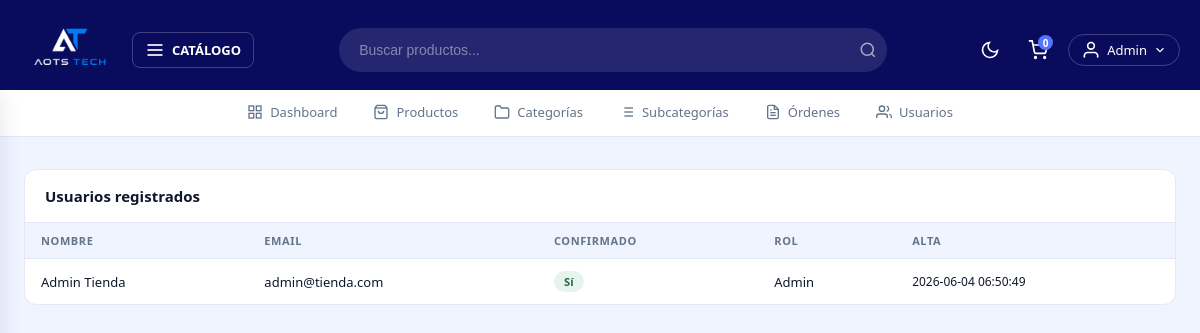
Screenshot of /admin/usuarios (signed in) with the database file from the repository.
### tables this page shows
CREATE TABLE usuarios (
    id          INT AUTO_INCREMENT PRIMARY KEY,
    nombre      VARCHAR(60)  NOT NULL,
    apellido    VARCHAR(60)  NOT NULL,
    email       VARCHAR(100) NOT NULL UNIQUE,
    password    VARCHAR(255) NOT NULL,
    token       VARCHAR(40)  DEFAULT '',
    confirmado  TINYINT(1)   NOT NULL DEFAULT 0,
    admin       TINYINT(1)   NOT NULL DEFAULT 0,
    creado_en   TIMESTAMP    DEFAULT CURRENT_TIMESTAMP
);

### controllers/AdminController.php (called while the page is built, shortened)
<?php
class AdminController {
    public static function usuarios(Router $router) {
        $usuarios = Usuario::all('ASC');
        $router->render('admin/usuarios/index', [
            'titulo'   => 'Usuarios',
            'usuarios' => $usuarios
        ]);
    }
}

### public/index.php (called while the page is built, shortened)
<?php
require_once __DIR__ . '/../includes/app.php';
$router = new Router();
$router->get('/',         [PaginasController::class, 'index']);
$router->get('/sobre',    [PaginasController::class, 'sobre']);
$router->get('/contacto', [PaginasController::class, 'contacto']);
$router->get('/garantia', [PaginasController::class, 'garantia']);
$router->post('/contacto',[PaginasController::class, 'contacto']);
$router->get('/404',      [PaginasController::class, 'error']);
$router->get('/producto', [PaginasController::class, 'producto']);
$router->get('/categoria-producto/categoria',    [PaginasController::class, 'categoria']);
$router->get('/categoria-producto/subcategoria', [PaginasController::class, 'subcategoria']);
$router->get('/buscar', [BuscadorController::class, 'buscar']);
$router->get('/login',        [AuthController::class, 'login']);
$router->post('/login',       [AuthController::class, 'login']);
$router->post('/logout',      [AuthController::class, 'logout']);
$router->get('/registro',     [AuthController::class, 'registro']);
$router->post('/registro',    [AuthController::class, 'registro']);
$router->get('/confirmar',    [AuthController::class, 'confirmar']);
$router->get('/olvide',       [AuthController::class, 'olvide']);
$router->post('/olvide',      [AuthController::class, 'olvide']);
$router->get('/restablecer',  [AuthController::class, 'restablecer']);
$router->post('/restablecer', [AuthController::class, 'restablecer']);
$router->get('/mensaje',      [AuthController::class, 'mensaje']);
$router->get('/carrito',             [CarritoController::class, 'index']);
$router->post('/carrito/agregar',    [CarritoController::class, 'agregar']);
$router->post('/carrito/actualizar', [CarritoController::class, 'actualizar']);
$router->post('/carrito/eliminar',   [CarritoController::class, 'eliminar']);
$router->post('/carrito/vaciar',     [CarritoController::class, 'vaciar']);
$router->get('/checkout',           [OrdenController::class, 'checkout']);
$router->post('/checkout',          [OrdenController::class, 'checkout']);
$router->get('/orden/confirmacion', [OrdenController::class, 'confirmacion']);
$router->get('/mis-pedidos',        [OrdenController::class, 'misPedidos']);
$router->get('/cuenta',            [UsuarioController::class, 'dashboard']);
$router->get('/cuenta/modificar',  [UsuarioController::class, 'modificar']);
$router->post('/cuenta/modificar', [UsuarioController::class, 'modificar']);
$router->get('/admin/dashboard', [AdminController::class, 'dashboard']);
$router->get('/admin/productos',           [AdminController::class, 'productos']);
$router->get('/admin/productos/crear',     [AdminController::class, 'crearProducto']);
$router->post('/admin/productos/crear',    [AdminController::class, 'crearProducto']);
$router->get('/admin/productos/editar',    [AdminController::class, 'editarProducto']);
$router->post('/admin/productos/editar',   [AdminController::class, 'editarProducto']);
$router->post('/admin/productos/eliminar', [AdminController::class, 'eliminarProducto']);
$router->get('/admin/categorias',           [AdminController::class, 'categorias']);
$router->post('/admin/categorias/crear',    [AdminController::class, 'crearCategoria']);
$router->get('/admin/categorias/editar',    [AdminController::class, 'editarCategoria']);
$router->post('/admin/categorias/editar',   [AdminController::class, 'editarCategoria']);
$router->post('/admin/categorias/eliminar', [AdminController::class, 'eliminarCategoria']);
$router->get('/admin/subcategorias',           [AdminController::class, 'subcategorias']);
$router->post('/admin/subcategorias/crear',    [AdminController::class, 'crearSubcategoria']);
$router->get('/admin/subcategorias/editar',    [AdminController::class, 'editarSubcategoria']);
$router->post('/admin/subcategorias/editar',   [AdminController::class, 'editarSubcategoria']);
$router->post('/admin/subcategorias/eliminar', [AdminController::class, 'eliminarSubcategoria']);
$router->get('/admin/ordenes',  [AdminController::class, 'ordenes']);
$router->get('/admin/usuarios', [AdminController::class, 'usuarios']);
$router->comprobarRutas();

### includes/app.php (called while the page is built, shortened)
<?php
require __DIR__ . '/funciones.php';
spl_autoload_register(function($class) {
    $base  = __DIR__ . '/..';
    $class = str_replace('\\', '/', $class);
    $rutas = [
        $base . '/' . strtolower(explode('/', $class)[0]) . 's/' . basename($class) . '.php',
        $base . '/models/'      . basename($class) . '.php',
        $base . '/controllers/' . basename($class) . '.php',
        $base . '/router/'      . basename($class) . '.php',
    ];
    foreach($rutas as $ruta) {
        if(file_exists($ruta)) {
            return;
        }
    }
});

### models/ActiveRecord.php (called while the page is built, shortened)
<?php
class ActiveRecord {
    protected static $db;
    protected static $tabla = '';
    public static function setDB($database) {
        self::$db = $database;
    }
    public static function consultarSQL($query) {
        $resultado = self::$db->query($query);
        $array = [];
        while($registro = $resultado->fetch_assoc()) {
            $array[] = static::crearObjeto($registro);
        }
        return $array;
    }
    protected static function crearObjeto($registro) {
        $objeto = new static;
        foreach($registro as $key => $value) {
            if(property_exists($objeto, $key)) {
                $objeto->$key = $value;
            }
        }
        return $objeto;
    }
    public static function all($orden = 'DESC') {
        $query = "SELECT * FROM " . static::$tabla . " ORDER BY id {$orden}";
        return self::consultarSQL($query);
    }
}

### includes/funciones.php (called while the page is built, shortened)
<?php
function s($html) : string {
    return htmlspecialchars($html ?? '');
}

### views/admin/usuarios/index.php (the view, shortened to what this page needs)
<div class="admin">
    <div class="admin__seccion">
        <div class="admin__seccion-header">
            <h2 class="admin__seccion-titulo">Usuarios registrados</h2>
        </div>
        <?php if (empty($usuarios)): ?>
            <p class="admin__vacio">No hay usuarios registrados.</p>
        <?php else: ?>
            <div class="admin__tabla-wrap">
                <table class="admin__tabla">
                    <thead>
                        <tr>
                            <th>Nombre</th>
                            <th>Email</th>
                            <th>Confirmado</th>
                            <th>Rol</th>
                            <th>Alta</th>
                        </tr>
                    </thead>
                    <tbody>
                        <?php foreach ($usuarios as $usuario): ?>
                        <tr>
                            <td><?= s($usuario->nombre . ' ' . $usuario->apellido) ?></td>
                            <td><?= s($usuario->email) ?></td>
                            <td>
                                <?php if ($usuario->confirmado): ?>
                                    <span class="estado estado--pagado">Sí</span>
                                <?php else: ?>
                                    <span class="estado estado--pendiente">Pendiente</span>
                                <?php endif; ?>
                            </td>
                            <td><?= $usuario->admin ? 'Admin' : 'Cliente' ?></td>
                            <td class="admin__fecha"><?= s($usuario->creado_en ?? '—') ?></td>
                        </tr>
                        <?php endforeach; ?>
                    </tbody>
                </table>
            </div>
        <?php endif; ?>
    </div>
</div>

### public/css/estilo.css (style rules this page uses)
:root { --c50: #e8f0ff; --c100: #d4e2ff; --c200: #b2c9ff; --c300: #84a5ff; --c400: #5475ff; --c500: #2e47ff; --c600: #0a15ff; --c800: #050dce; --c900: #101aad; --c950: #090c5d; --nav-h: 90px; --bg: #f0f4ff; --bg-card: #ffffff; --bg-panel: #ffffff; --border: #e2e8f5; --text: #0f172a; --text-muted:#64748b; --shadow: 0 4px 24px rgba(9,12,93,.10); }
*, *::before, *::after { box-sizing: border-box; margin: 0; padding: 0; }
html { scroll-behavior: smooth; }
body { font-family: system-ui, -apple-system, sans-serif; background: var(--bg); color: var(--text); transition: background .3s, color .3s; min-height: 100vh; }
.admin__seccion { background: var(--bg-card); border: 1px solid var(--border); border-radius: 12px; overflow: hidden; }
.admin__seccion-header { display: flex; justify-content: space-between; align-items: center; padding: 16px 20px; border-bottom: 1px solid var(--border); }
.admin__seccion-titulo { font-size: 15px; font-weight: 700; color: var(--text); }
.admin__tabla-wrap { overflow-x: auto; }
.admin__tabla { width: 100%; border-collapse: collapse; font-size: 13px; }
.admin__tabla thead th { padding: 10px 16px; text-align: left; font-size: 11px; font-weight: 700; letter-spacing: .6px; text-transform: uppercase; color: var(--text-muted); background: var(--bg); border-bottom: 1px solid var(--border); }
.admin__tabla tbody td { padding: 12px 16px; color: var(--text); border-bottom: 1px solid var(--border); vertical-align: middle; }
.admin__tabla tbody tr:last-child td { border-bottom: none; }
.admin__fecha { color: var(--text-muted); font-size: 12px; }
:root { --danger: #e53e3e; --exito: #38a169; --aviso: #ed8936; }
.estado { display: inline-block; padding: 3px 10px; border-radius: 20px; font-size: 11px; font-weight: 700; letter-spacing: .3px; text-transform: capitalize; }
.estado--pagado { background: rgba(56,161,105,.12); color: #276749; }

### rows the page displays
usuarios: nombre+apellido "Admin Tienda", email "admin@tienda.com", confirmado "Sí", admin "Admin", creado_en "2026-06-04 06:50:49"

### other values shown
total_carrito() "0"
s($_SESSION['nombre']) "Admin"
